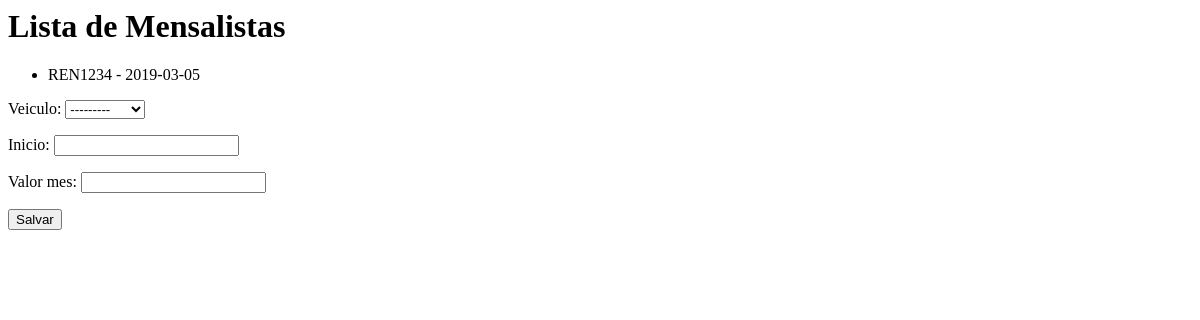
The page /core/mensalistas/ on the database as committed earlier.
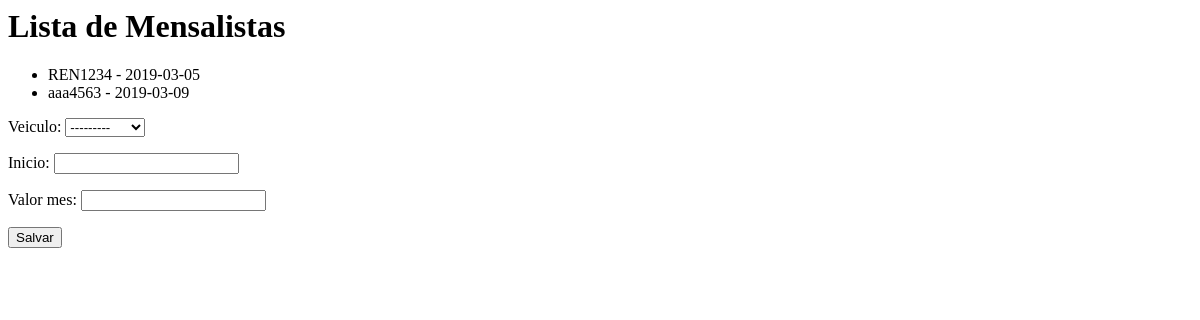
The same page on the database as committed later.
### core/models.py (models this page shows)
class Mensalista(models.Model):
    veiculo = models.ForeignKey(Veiculo, on_delete=models.CASCADE)
    inicio = models.DateField()
    valor_mes = models.DecimalField(max_digits=6, decimal_places=2)
    def __str__(self):
        return str(self.veiculo) + ' - ' + str(self.inicio)

class Veiculo(models.Model):
    marca = models.ForeignKey(Marca, on_delete=models.CASCADE)
    placa = models.CharField(max_length=7)
    proprietario = models.ForeignKey(Pessoa, on_delete=models.CASCADE)
    cor = models.CharField(max_length=15)
    observacoes = models.TextField()
    def __str__(self):
        return self.placa

### core/views.py (the view)
def lista_mensalista(request):
    form = MensalistaForm()
    mensalistas = Mensalista.objects.all()
    return render(request, 'core/lista_mensalistas.html',
        {'mensalistas': mensalistas, 'form': form})

### core/forms.py
class MensalistaForm(ModelForm):
    class Meta:
        model = Mensalista
        fields = '__all__'

### core/templates/core/lista_mensalistas.html
<h1>Lista de Mensalistas</h1>
<ul>
{% for mensal in mensalistas %}
    <li>{{ mensal }}</li>
{% endfor %}
</ul>
<form action="{% url 'core_mensalista_add' %}" method="POST">{% csrf_token %}
    {{ form.as_p }}
    <button type="submit">Salvar</button>
</form>

Rows that differ between the two databases and show on the page:
added Mensalista: veiculo+inicio "aaa4563 - 2019-03-09"
